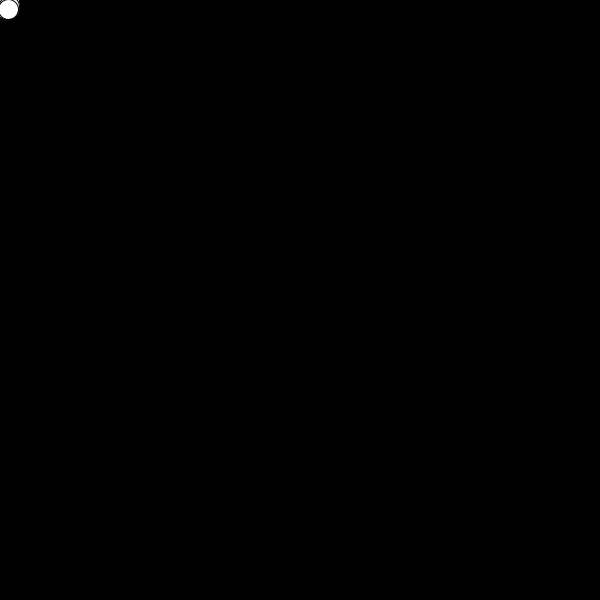
Frame 1 (no input)
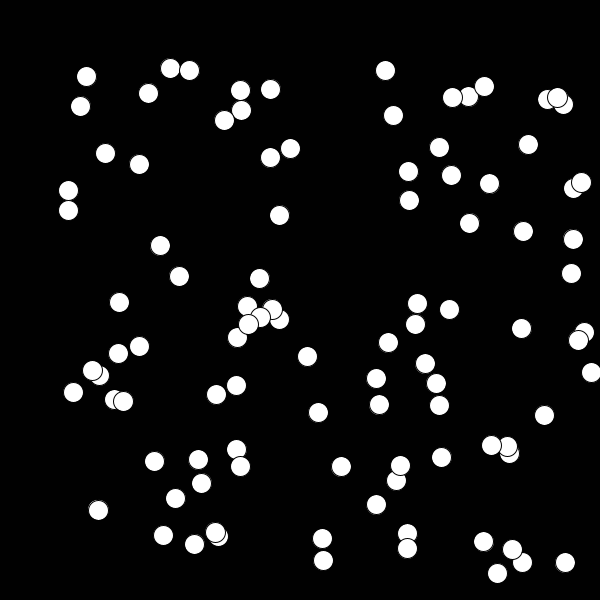
Frame 60 (the mouse pressed at the canvas centre just before this capture)
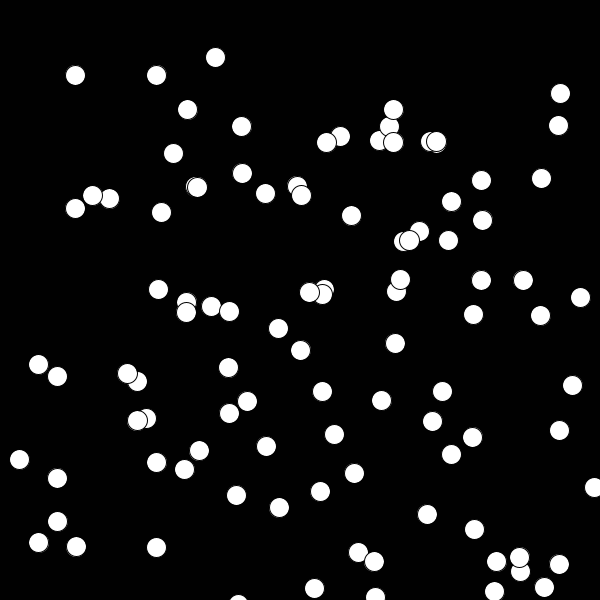
Frame 120 (the mouse held since frame 60 and released just before this capture)

The Processing sketch that drew these frames (run headless with seeded random() and noise(); from frame 60 on, the mouse is pressed at the canvas centre):

// Processing sketch: processing_119028
// ── processing_119028.pde

//introduim les variables enteres
int r = 20;
int numeroBoles = 100;

//Dones valors nous a x,y,vx,vy per a cada bola nova creada
float[] x = new float[numeroBoles];
float[] y = new float[numeroBoles];
float[] vX = new float[numeroBoles];
float[] vY = new float[numeroBoles];
 
void setup(){
//donem una mida al dibuix
  size(600,600);
//Quan hi hagi entre 0 i 99 boles, afegeix boles
  for(int i = 0; i<numeroBoles; i++){
//afegeixles al punt x=0 i y=0
    x[i] = 0;
    y[i] = 0;
//amb velocitats entre 1 i 10
    vX[i] = random(1,10);
    vY[i] = random(1,10);
  }
}
 
void draw(){
//Color del fons
  background(1);
//Quan i valgui entre 0 i 99, a x sumali vx i a y sumali vy 
  for(int i = 0; i<numeroBoles; i++){
    x[i] += vX[i];
    y[i] += vY[i];

//Quan toqui en limits de x, canvia de signe vx 
    if((x[i]<0)||(x[i]>width)){
      vX[i] = -vX[i];
    }
//Quan toqui en limits de y, canvia de signe vy
    if((y[i]<0)||(y[i]>height)){
      vY[i] = -vY[i];
    }
  }
//Dibuixa les boles 
  for(int i = 0; i<numeroBoles; i++){
    ellipse(x[i],y[i],r,r);
  }
}
